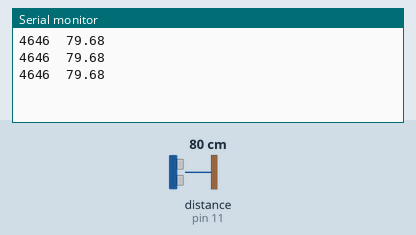
Simulated run of this sketch. Board: Arduino Uno, built with avr-gcc and run on an emulated ATmega328P. On the bench: the last lines printed to the serial monitor. Wiring (inferred from the names in the program): ultrasonic range finder: trigger pin 12; echo pin 11. The test bench sets the inputs (shaded band); at power-on: distance to the obstacle (sensor on pin 11) 80 cm. The echo pulse lasts 58.3 µs per cm.

Above: at 1.3 s.
1.4 s: distance to the obstacle (sensor on pin 11) set to 4 cm
At 1.9 s:
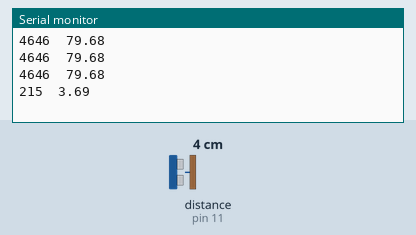
2.9 s: distance to the obstacle (sensor on pin 11) set to 2 cm
At 3.4 s:
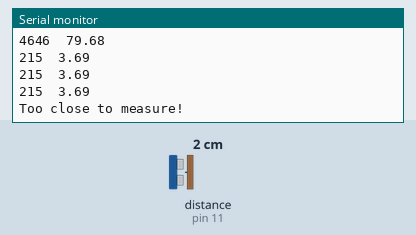

The sketch:

UltrasonicSensor.ino
```cpp
const int trigPin = 12;
const int echoPin = 11;

unsigned long pingTravelTime;
float distance_cm;

void setup() {
  pinMode(trigPin, OUTPUT);
  pinMode(echoPin, INPUT);
  Serial.begin(9600);
}

void loop() {
  digitalWrite(trigPin, LOW);
  delayMicroseconds(10);
  digitalWrite(trigPin, HIGH);
  delayMicroseconds(10);
  digitalWrite(trigPin, LOW);
  pingTravelTime = pulseIn(echoPin, HIGH, 30000);
  if (pingTravelTime == 0 || pingTravelTime > 30000) {
    Serial.println("Out of range or no object detected.");
  } else {
    distance_cm = (pingTravelTime * 0.0343) / 2;
    if (distance_cm < 2.0) {
      Serial.println("Too close to measure!");
    } else {
      Serial.print(pingTravelTime);
      Serial.print("\t");
      Serial.println(distance_cm);
    }
  }
  delay(500);
}
```

Measured:
- the behaviour switches between 3 and 2 cm on distance to the obstacle (sensor on pin 11) (found by bisection; images 1 and 2)
- after the input at 1.4 s, the serial monitor: prints a new line after 0.12 s (image 1)
- after the input at 2.9 s, the serial monitor: prints a new line after 0.12 s (image 2)
